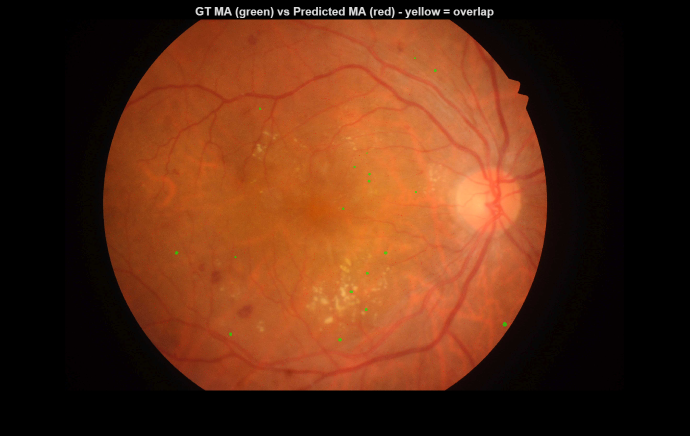
#> input picture ma_diagnostic_overlay.png, 1380 x 871 px (shown at 1/2 size)
$ python -i legacy_overlay.py   (imports and definitions only)
#> lines starting #> are read from the running program, lines starting #| are printed output that depends on the picture; after the words box and inside, x2 and y2 are one past the last pixel; in counts of white or black regions, pixels touching at a corner belong together
#> further down, picture is the input picture: shape (871, 1380, 3); mean B, G, R 20.2, 43.7, 90.6
"""The RETIRED Stage 2 lesion overlay: the OpenCV image-processing heuristic the app shipped until 2026-09-24.

Kept only so validation/LESIONS.md (the evidence for retiring it) can be reproduced. It is copied unchanged from backend/server.py at
commit 73057ad, except that "no retina" raises ValueError instead of the web server's HTTPException. The app now uses the trained lesion
network (stage2_structure/dl/, validation/results/lesions_dl_Stage2_LesionUNet_v2_calibrated.md). Do not use this for anything else.
"""
import cv2
import numpy as np

# RGBA colours (OpenCV writes BGRA, so these are listed as B, G, R, A).
EXUDATE_BGRA = (153, 211, 52, 200)
HEMORRHAGE_BGRA = (94, 63, 244, 200)
MICROANEURYSM_BGRA = (36, 191, 251, 255)


def _paint_components(binary, min_area, max_area, colour, mask_img) -> int:
    n, labels, stats, _ = cv2.connectedComponentsWithStats((binary * 255).astype(np.uint8))
    count = 0
    for i in range(1, n):
        if min_area <= stats[i, cv2.CC_STAT_AREA] <= max_area:
            mask_img[labels == i] = colour
            count += 1
    return count


def segment_lesions(img: np.ndarray) -> tuple[np.ndarray, dict]:
    height, width = img.shape[:2]
#> height = 871; width = 1380
    scale = (height * width) / (512 * 512)
#> scale = 4.59

    # Circular field-of-view mask, eroded so border artefacts aren't flagged.
    gray = cv2.cvtColor(img, cv2.COLOR_BGR2GRAY)
    _, fov = cv2.threshold(gray, 15, 255, cv2.THRESH_BINARY)
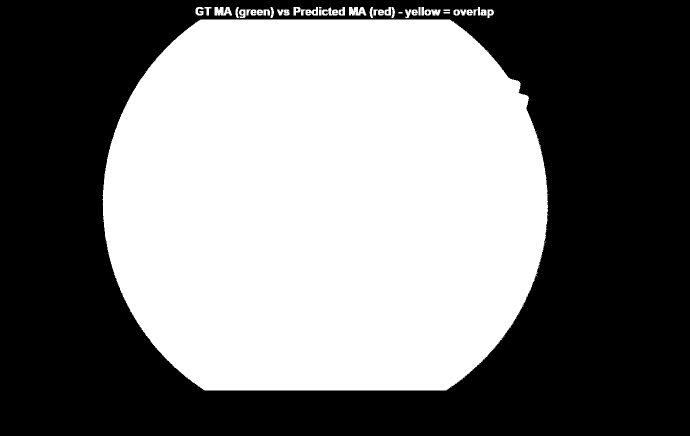
#> fov: shape (871, 1380) (shown at 1/2 size); 48.1% white; 44 white regions (8 under 20 px), largest, box (x1, y1, x2, y2) and area: (205, 39, 1096, 781) 572938, (429, 14, 464, 31) 445, (698, 14, 733, 31) 443
    kernel_circle = cv2.getStructuringElement(cv2.MORPH_ELLIPSE, (15, 15))
    fov = cv2.morphologyEx(fov, cv2.MORPH_CLOSE, kernel_circle)
#> fov: shape (871, 1380); 48.7% white; 1 white region, box (x1, y1, x2, y2) and area: (205, 14, 1098, 781) 585321
    inner = cv2.erode(fov, kernel_circle, iterations=3)
#> inner: shape (871, 1380); 43.7% white; 1 white region, box (x1, y1, x2, y2) and area: (227, 35, 1075, 760) 525621
    if not inner.any():
        raise ValueError("No retina was detected in this image.")

    clahe = cv2.createCLAHE(clipLimit=2.0, tileGridSize=(8, 8))
    enhanced = clahe.apply(img[:, :, 1]).astype(np.float32) / 255.0
    inside = inner > 0

    def top_percentile(response, pct):
        response = cv2.bitwise_and(response, response, mask=inner)
        _, thresh = cv2.threshold(response, np.percentile(response[inside], pct), 1.0, cv2.THRESH_BINARY)
        return thresh

    mask_img = np.zeros((height, width, 4), dtype=np.uint8)

    bright = enhanced - cv2.GaussianBlur(enhanced, (0, 0), sigmaX=15)
    exudates = _paint_components(top_percentile(bright, 98), 15 * scale, 600 * scale, EXUDATE_BGRA, mask_img)
#> in top_percentile, `_, thresh = cv2.threshold(response, np.percentile(response[inside], pc..`: thresh: shape (871, 1380) float32; values 0 (black) and 1 (white), 0.87% white; 2875 white regions (2789 under 20 px), largest, box (x1, y1, x2, y2) and area: (951, 391, 970, 425) 411, (680, 569, 699, 602) 240, (975, 272, 994, 308) 219
#> in _paint_components, `n, labels, stats, _ = cv2.connectedComponentsWithStats((binary * 255)...`:
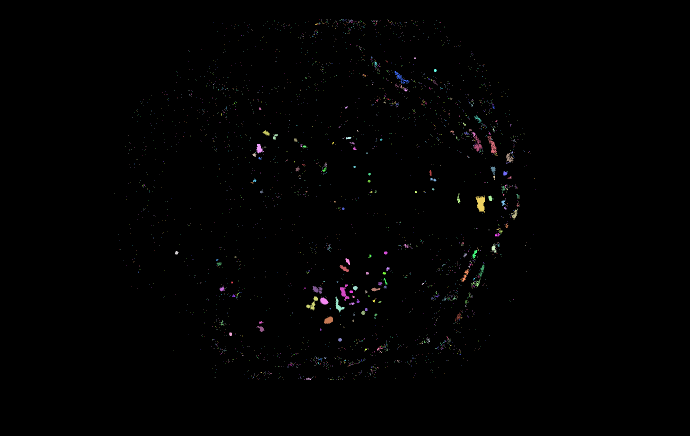
#> labels: shape (871, 1380) int32 (shown at 1/2 size); 2876 distinct labels, from 0 to 2875; one colour per label, 0 black
#> in _paint_components, `n, labels, stats, _ = cv2.connectedComponentsWithStats((binary * 255)...`: n = 2876; stats = 2876 rows, first 6: [0, 0, 1380, 871, 1191467], [639, 39, 1, 1, 1], [643, 39, 1, 2, 2], [653, 39, 2, 1, 2], [660, 39, 1, 1, 1], [682, 39, 3, 1, 3]
#> after the loop in _paint_components, `for i in range(1, n):`: count = 22
#> exudates = 22

    dark = cv2.GaussianBlur(enhanced, (0, 0), sigmaX=8) - enhanced
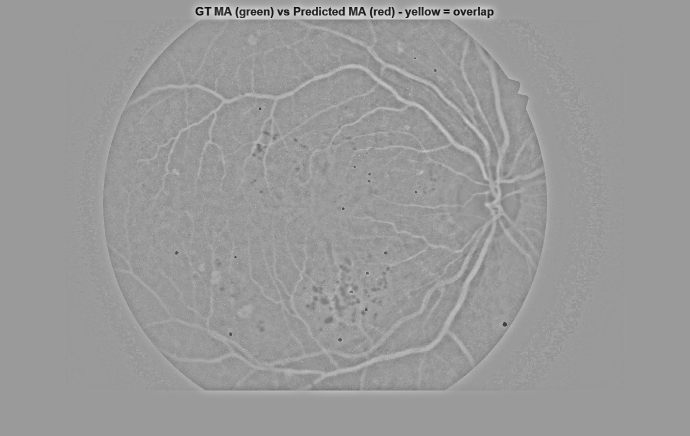
#> dark: shape (871, 1380) float32 (shown at 1/2 size); min -0.767, max 0.502, mean 5.11e-06; drawn with min black and max white
    hemorrhages = _paint_components(top_percentile(dark, 97), 30 * scale, 2000 * scale, HEMORRHAGE_BGRA, mask_img)
#> call 2 of top_percentile, with pct = 97
#> in top_percentile (call 2), `response = cv2.bitwise_and(response, response, mask=inner)`:
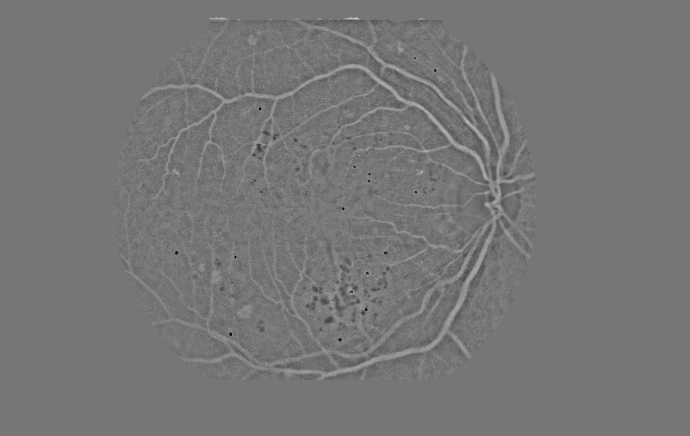
#> response: shape (871, 1380) float32 (shown at 1/2 size); min -0.438, max 0.502, mean -0.000289; drawn with min black and max white
#> in top_percentile (call 2), `_, thresh = cv2.threshold(response, np.percentile(response[inside], pc..`: thresh: shape (871, 1380) float32; values 0 (black) and 1 (white), 1.3% white; 2953 white regions (2877 under 20 px), largest, box (x1, y1, x2, y2) and area: (597, 128, 978, 360) 2631, (647, 696, 828, 754) 840, (926, 470, 985, 577) 762
#> call 2 of _paint_components, with min_area = 137.6, max_area = 9170.4, colour = (94, 63, 244, 200)
#> in _paint_components (call 2), `n, labels, stats, _ = cv2.connectedComponentsWithStats((binary * 255)...`:
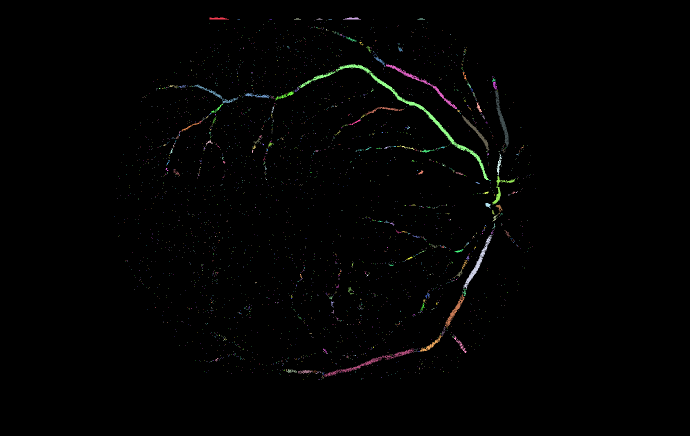
#> labels: shape (871, 1380) int32 (shown at 1/2 size); 2954 distinct labels, from 0 to 2953; one colour per label, 0 black
#> in _paint_components (call 2), `n, labels, stats, _ = cv2.connectedComponentsWithStats((binary * 255)...`: n = 2954; stats = 2954 rows, first 6: [0, 0, 1380, 871, 1186211], [419, 35, 39, 4, 123], [686, 35, 36, 4, 100], [588, 37, 14, 2, 20], [633, 37, 12, 2, 16], [835, 37, 15, 2, 22]
#> after the loop in _paint_components (call 2), `for i in range(1, n):`:
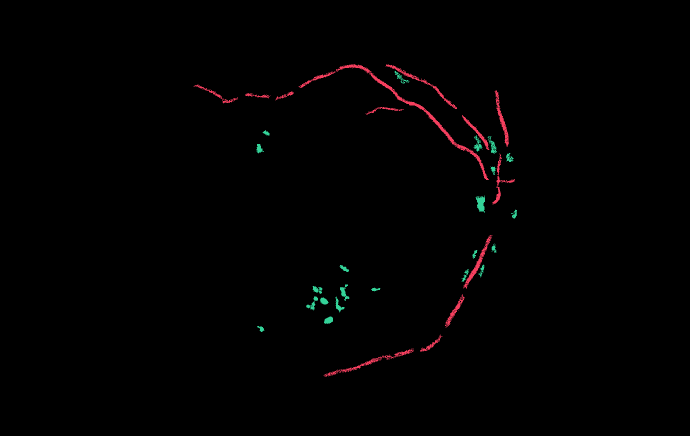
#> mask_img: shape (871, 1380, 4) (shown at 1/2 size); mean of channels 0, 1, 2, 3 1.1, 1, 1.8, 1.9; drawn as B, G, R
#> after the loop in _paint_components (call 2), `for i in range(1, n):`: count = 14
#> hemorrhages = 14

    kernel = cv2.getStructuringElement(cv2.MORPH_ELLIPSE, (3, 3))
    tophat = cv2.morphologyEx(enhanced, cv2.MORPH_TOPHAT, kernel)
    microaneurysms = _paint_components(top_percentile(tophat, 99.4), 2 * scale, 80 * scale, MICROANEURYSM_BGRA, mask_img)
#> call 3 of top_percentile, with pct = 99.4
#> in top_percentile (call 3), `_, thresh = cv2.threshold(response, np.percentile(response[inside], pc..`:
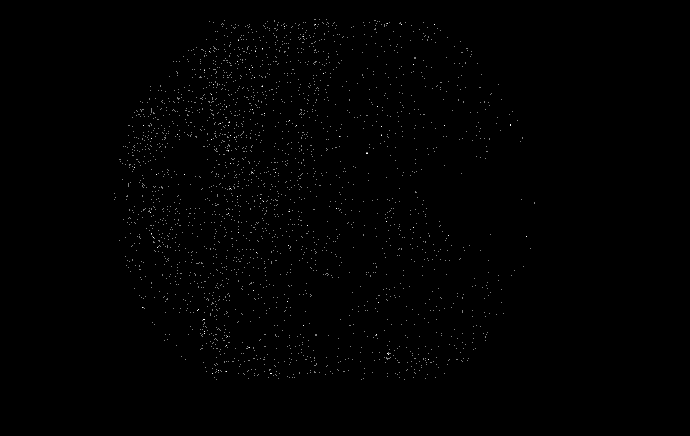
#> thresh: shape (871, 1380) float32 (shown at 1/2 size); values 0 (black) and 1 (white), 0.25% white in thin lines or dots, all inside (x1, y1, x2, y2) = (228, 39, 1069, 760)
#> in _paint_components (call 3), `n, labels, stats, _ = cv2.connectedComponentsWithStats((binary * 255)...`: labels: shape (871, 1380) int32; 2766 distinct labels, from 0 to 2765
#> in _paint_components (call 3), `n, labels, stats, _ = cv2.connectedComponentsWithStats((binary * 255)...`: n = 2766; stats = 2766 rows, first 6: [0, 0, 1380, 871, 1198970], [629, 39, 2, 1, 2], [639, 39, 1, 1, 1], [653, 39, 1, 1, 1], [449, 40, 1, 1, 1], [549, 40, 1, 1, 1]
#> microaneurysms = 0

    counts = {"microaneurysms": microaneurysms, "hemorrhages": hemorrhages, "exudates": exudates}
#> counts = {'microaneurysms': 0, 'hemorrhages': 14, 'exudates': 22}
    return mask_img, counts

>>> import cv2
>>> picture = cv2.imread('../ma_diagnostic_overlay.png')
>>> result = segment_lesions(picture)
